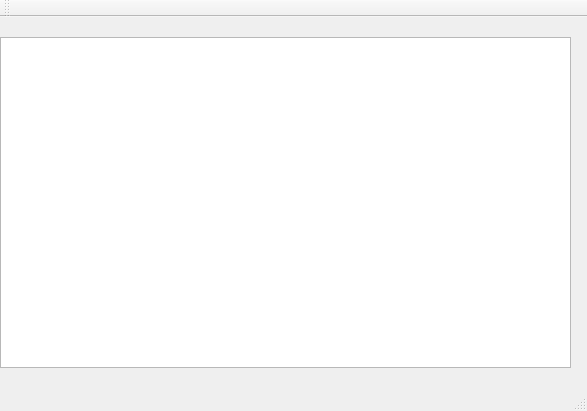
<?xml version="1.0" encoding="UTF-8"?>
<ui version="4.0">
 <class>MainWindow</class>
 <widget class="QMainWindow" name="MainWindow">
  <property name="geometry">
   <rect>
    <x>0</x>
    <y>0</y>
    <width>587</width>
    <height>411</height>
   </rect>
  </property>
  <property name="windowTitle">
   <string>MainWindow</string>
  </property>
  <widget class="QWidget" name="centralWidget">
   <widget class="QGraphicsView" name="graphicsView">
    <property name="geometry">
     <rect>
      <x>0</x>
      <y>20</y>
      <width>571</width>
      <height>331</height>
     </rect>
    </property>
   </widget>
  </widget>
  <widget class="QToolBar" name="mainToolBar">
   <attribute name="toolBarArea">
    <enum>TopToolBarArea</enum>
   </attribute>
   <attribute name="toolBarBreak">
    <bool>false</bool>
   </attribute>
  </widget>
  <widget class="QStatusBar" name="statusBar"/>
 </widget>
 <layoutdefault spacing="6" margin="11"/>
 <resources/>
 <connections/>
</ui>
